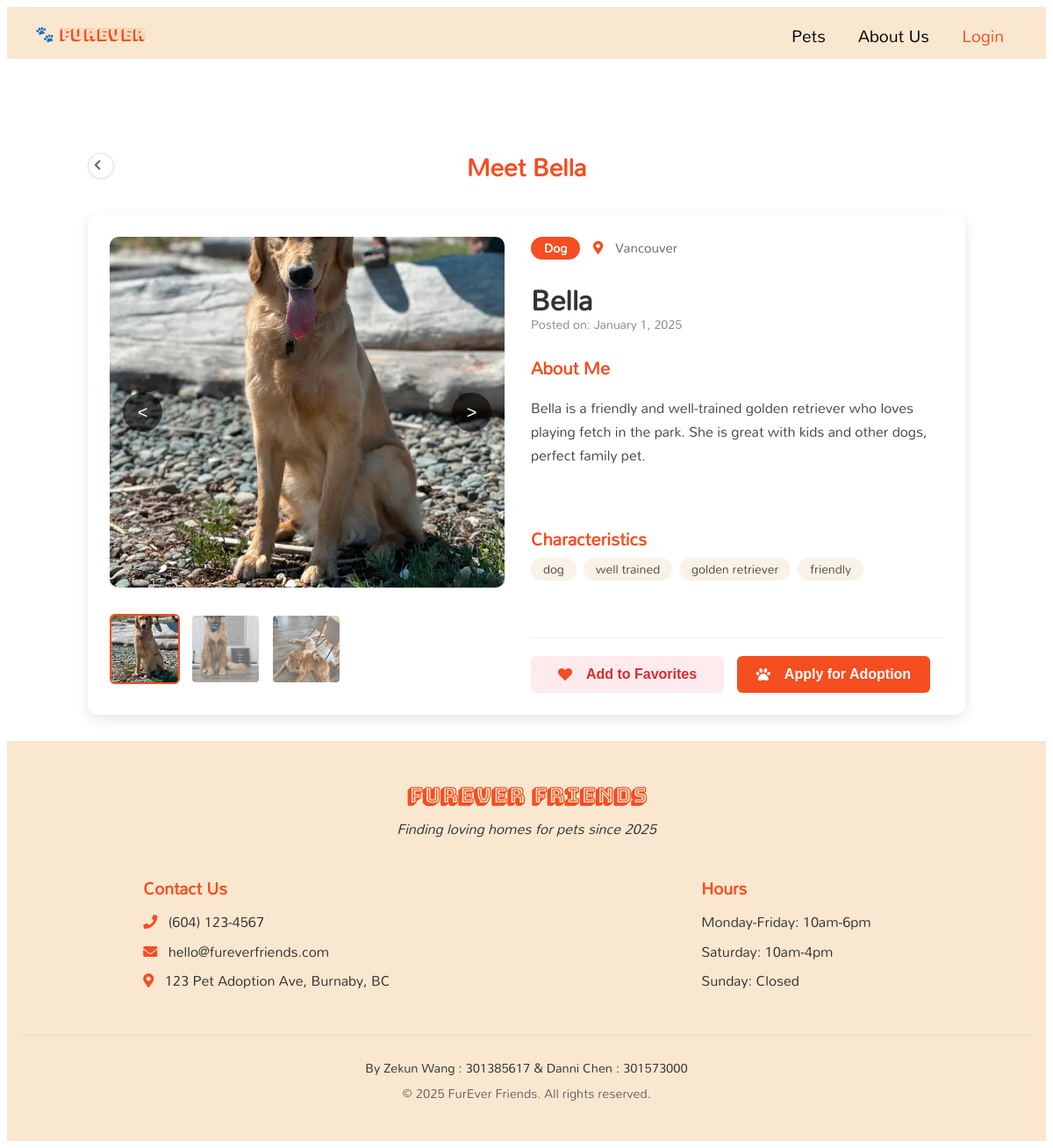
Page /public/pages/pet_information.php?edit=10000 on the committed database.
### tables this page shows
CREATE TABLE `pet` (
  `pet_id` int(5) NOT NULL,
  `pet_name` varchar(20) NOT NULL,
  `location` varchar(50) NOT NULL,
  `pet_type` varchar(20) NOT NULL,
  `post_date` date NOT NULL,
  `description` text NOT NULL,
  `status` varchar(20) NOT NULL
);

CREATE TABLE `tags` (
  `tag_id` int(5) NOT NULL,
  `content` varchar(20) NOT NULL
);

### public/pages/pet_information.php (the view, shortened to what this page needs)
<?php require_once("../../private/functions/initialization.php") ?>
<?php
$page_styles = [
    PUBLIC_PATH . '/css/header.css',
    PUBLIC_PATH . '/css/pet_information.css',
    PUBLIC_PATH . '/css/font.css',
    PUBLIC_PATH . '/css/grid.css',
    PUBLIC_PATH . '/css/footer.css',
    'https://cdnjs.cloudflare.com/ajax/libs/font-awesome/5.15.4/css/all.min.css',
];
require_once(ROOT_PATH . SHARED_PATH . '/header.php');
if(isset($_GET['edit'])){
    $id = $_GET['edit'];
}
$general_query = "SELECT * FROM pet WHERE pet_id = ".$id;
$select_result = mysqli_query($connection, $general_query);
$image_query = "SELECT images FROM pet_images WHERE pet_id = $id";
$image_result = mysqli_query($connection, $image_query);
$images = [];
if ($image_result && mysqli_num_rows($image_result) > 0) {
    while ($img_row = mysqli_fetch_assoc($image_result)) {
        $images[] = htmlspecialchars($img_row['images']);
    }
}
if(mysqli_num_rows($select_result) != 0):
    $pet = mysqli_fetch_assoc($select_result);
?>
    <main class="pet-profile-container">
        <div class="title-container">
            <a href="<?php echo PUBLIC_PATH . '/pages/homepage.php'; ?>" class="minimal-back-btn" aria-label="Go back to pets list">
                <i class="fas fa-chevron-left"></i>
            </a>
            <h1 class="pet-profile-title">Meet <?php echo htmlspecialchars($pet['pet_name']); ?></h1>
        </div>
        <div class="pet-card">
            <div class="image-gallery-container">
                <div class="main-image-container">
                    <img src="../../public/images/petimages/<?php echo htmlspecialchars($images[0])?>"
                        alt="<?php echo $pet['pet_name'];?>"
                        class="main-image active"
                        data-index="0">
                    <button class="image-nav prev" aria-label="Previous image">&lt;</button>
                    <button class="image-nav next" aria-label="Next image">&gt;</button>
                </div>
                <div class="thumbnail-gallery">
                    <?php foreach ($images as $index => $img): ?>
                        <img src="../../public/images/petimages/<?php echo htmlspecialchars($img); ?>"
                            alt="Thumbnail <?php echo $index + 1; ?>"
                            class="thumbnail <?php echo $index === 0 ? 'active' : ''; ?>"
                            data-index="<?php echo $index; ?>">
                    <?php endforeach; ?>
                </div>
            </div>
            <div class="pet-details">
                <div class="pet-meta">
                    <span class="pet-type"><?php echo ucfirst($pet['pet_type']); ?></span>
                    <span class="pet-location"><i class="fas fa-map-marker-alt"></i> <?php echo $pet['location']; ?></span>
                </div>
                <div class="pet-info">
                    <h2><?php echo $pet['pet_name']; ?></h2>
                    <p class="pet-post-date">Posted on: <?php echo date('F j, Y', strtotime($pet['post_date'])); ?></p>
                    <div class="pet-description">
                        <h3>About Me</h3>
                        <p><?php echo nl2br(htmlspecialchars($pet['description'])); ?></p>
                    </div>
                </div>
                <?php
                $tag_query = "SELECT tags.content FROM tags LEFT JOIN pet_tags ON pet_tags.tag_id = tags.tag_id WHERE pet_tags.pet_id = ".$id;
                $tag_result = mysqli_query($connection, $tag_query);
                if(mysqli_num_rows($tag_result) > 0): ?>
                    <div class="pet-tags">
                        <h3>Characteristics</h3>
                        <div class="tags-container">
                            <?php while($tag = mysqli_fetch_assoc($tag_result)): ?>
                                <span class="tag"><?php echo $tag['content']; ?></span>
                            <?php endwhile; ?>
                        </div>
                    </div>
                <?php endif; ?>
                <div class="pet-actions">
                    <form action="../../private/functions/add_favorite.php" method="post" class="action-form">
                        <button type="submit" class="btn-favorite">
                            <i class="fas fa-heart"></i> Add to Favorites
                        </button>
                    </form>
                    <form action="apply_page.php" method="get" class="action-form">
                        <button type="submit" class="btn-apply">
                            <i class="fas fa-paw"></i> Apply for Adoption
                        </button>
                    </form>
                </div>
            </div>
        </div>
    </main>
<?php else: ?>
    <div class="error">No pet found with this ID</div>
<?php endif; ?>
<?php require_once(ROOT_PATH . SHARED_PATH.'/footer.php'); ?>
</body>
</html>

### private/shared/header.php (shortened to what this page needs)
<?php require_once(ROOT_PATH . PRIVATE_PATH . "/functions/functions.php") ?>
<!DOCTYPE html>
<html lang="en">
<head>
    <?php
        if(isset($page_styles) && is_array($page_styles)){
            foreach($page_styles as $style){
                echo '<link rel="stylesheet" href="' . $style . '">';
            }
        }
    ?>
</head>
<body>
    <header>
        <nav>
            <?php echo '<a class="logo" href="' . PUBLIC_PATH . '/pages/homepage.php"> 🐾 FurEver </a>';?>
            <div>
                <?php echo '<a href="' . PUBLIC_PATH . '/pages/homepage.php#trending"> Pets </a>';?>
                <?php echo '<a href="' . PUBLIC_PATH . '/pages/about_us.php">About Us</a>';?>
                <?php
                    if(isset($_SESSION['user_name'])){
                        if($userType == 'provider'){
                            echo '<a href =' . PUBLIC_PATH . '/staff/provider/provider_dashboard.php' .' id=login> Login </a>';
                        }
                        else if($userType == 'adopter'){
                            echo '<a href =' . PUBLIC_PATH . '/staff/adopter/adopter_dashboard.php' .' id=login> Login </a>';
                        }
                    }else{
                        echo '<a href =' . PUBLIC_PATH . '/staff/general/login.php' .' id=login> Login </a>';
                    }
                ?>
            </div>
        </nav>
    </header>

### private/shared/footer.php
<footer>
    <div class="footer-container">
        <div class="footer-brand">
            <h2 class="footer-logo">FurEver Friends</h2>
            <p class="footer-slogan">Finding loving homes for pets since 2025</p>
        </div>
        <div class="grid footer_columns_grid footer-info">
            <div class="footer-column">
                <h3>Contact Us</h3>
                <ul class="footer-links">
                    <li><i class="fas fa-phone"></i> (604) 123-4567</li>
                    <li><i class="fas fa-envelope"></i> hello@fureverfriends.com</li>
                    <li><i class="fas fa-map-marker-alt"></i> 123 Pet Adoption Ave, Burnaby, BC</li>
                </ul>
            </div>
            <div class="footer-column">
                <h3>Hours</h3>
                <ul class="footer-links">
                    <li>Monday-Friday: 10am-6pm</li>
                    <li>Saturday: 10am-4pm</li>
                    <li>Sunday: Closed</li>
                </ul>
            </div>
        </div>
        <div class="footer-bottom">
            <p>By Zekun Wang : 301385617 & Danni Chen : 301573000</p>
            <p class="copyright">© 2025 FurEver Friends. All rights reserved.</p>
        </div>
    </div>
</footer>

### public/css/header.css (style rules this page uses)
* { box-sizing: border-box; }
body { font-family: 'Mandali', Verdana, sans-serif; line-height: 1; }
a { text-decoration: none; color:black; }
.logo { color:#f44e21; padding-left: 1rem; font-family: 'Bungeeshade', Verdana, sans-serif; font-size: 1.1rem; }
nav { text-align: center; font-size: 1.2rem; display: flex; justify-content: space-between; padding:1.5rem 1rem 1rem; }
nav a { padding-right:2rem; }
#login { color: #f44e21 }
header { background-color: #F9E7CF; }

### public/css/pet_information.css (style rules this page uses)
.title-container { position: relative; display: flex; align-items: center; justify-content: center; margin-bottom: 25px; }
.minimal-back-btn { position: absolute; left: 0; width: 30px; height: 30px; display: flex; align-items: center; justify-content: center; color: #666; border-radius: 50%; text-decoration: none; font-size: 13px; transition: all 0.2s ease; border: 1px solid #e0e0e0; box-shadow: 0 1px 3px rgba(0,0,0,0.1); text-align: center; }
.minimal-back-btn i { color: #666; }
.pet-profile-container { width: 1000px; margin: 30px auto; position: relative; padding-top: 60px; }
.pet-profile-title { color: #f44e21; text-align: center; margin-bottom: 1rem; font-size: 28px; font-weight: bold; }
.pet-card { display: flex; background: white; border-radius: 12px; box-shadow: 0 5px 15px rgba(0,0,0,0.1); padding: 25px; gap: 30px; }
.image-gallery-container { width: 450px; display: flex; flex-direction: column; }
.main-image-container { position: relative; width: 100%; height: 400px; margin-bottom: 20px; overflow: hidden; border-radius: 10px; background: #f8f8f8; }
.main-image { width: 100%; height: 100%; object-fit: cover; display: none; }
.main-image.active { display: block; }
.image-nav { position: absolute; top: 50%; transform: translateY(-50%); background: rgba(0,0,0,0.6); color: white; border: none; width: 45px; height: 45px; border-radius: 50%; font-size: 20px; cursor: pointer; z-index: 10; transition: background 0.2s; }
.prev { left: 15px; }
.next { right: 15px; }
.thumbnail-gallery { display: flex; gap: 12px; padding: 10px 0; overflow-x: auto; height: 100px; }
.thumbnail { width: 80px; height: 80px; object-fit: cover; border-radius: 6px; cursor: pointer; opacity: 0.7; border: 2px solid transparent; transition: all 0.2s; }
.thumbnail.active { opacity: 1; border-color: #f44e21; }
.pet-details { flex: 1; min-width: 0; display: flex; flex-direction: column; }
.pet-meta { display: flex; gap: 15px; margin-bottom: 20px; align-items: center; }
.pet-type { background: #f44e21; color: white; padding: 6px 15px; border-radius: 20px; font-weight: bold; font-size: 14px; text-transform: capitalize; }
.pet-location { display: flex; align-items: center; gap: 6px; color: #666; font-size: 15px; }
.pet-info h2 { color: #333; font-size: 32px; margin: 10px 0 5px; }
.pet-post-date { color: #888; margin: 0 0 25px; font-size: 14px; }
.pet-description { margin: 25px 0; line-height: 1.7; color: #444; }
.pet-description h3 { color: #f44e21; margin-bottom: 12px; font-size: 20px; }
.pet-tags { margin: 25px 0; }
.pet-tags h3 { color: #f44e21; margin-bottom: 12px; font-size: 20px; }
.tags-container { display: flex; flex-wrap: wrap; gap: 8px; }
.tag { background: #f9f2e8; padding: 6px 14px; border-radius: 20px; font-size: 14px; color: #5a4a3a; }
.pet-actions { display: flex; gap: 15px; margin-top: auto; padding-top: 20px; border-top: 1px solid #eee; }
.btn-favorite, .btn-apply { width: 220px; padding: 12px; border: none; border-radius: 6px; font-weight: bold; cursor: pointer; display: flex; align-items: center; justify-content: center; gap: 8px; font-size: 16px; transition: all 0.2s; }
.btn-favorite { background: #ffebee; color: #d32f2f; }
.btn-apply { background: #f44e21; color: white; }
.btn-apply i { color: white; }

### public/css/grid.css (style rules this page uses)
.grid { display:grid; }
.footer_columns_grid { grid-template-columns: 1fr 1fr; gap: 2rem; align-items:center; justify-items: center; }

### rows in the picture
pet: pet_name "Bella", pet_name (picture), pet_type "Dog", location "Vancouver", post_date "January 1, 2025", description "Bella is a friendly and well-trained golden retriever who loves playing fetch in the park. She is great with kids and other dogs, perfect family pet."
tags: content "dog"
tags: content "well trained"
tags: content "golden retriever"
tags: content "friendly"
